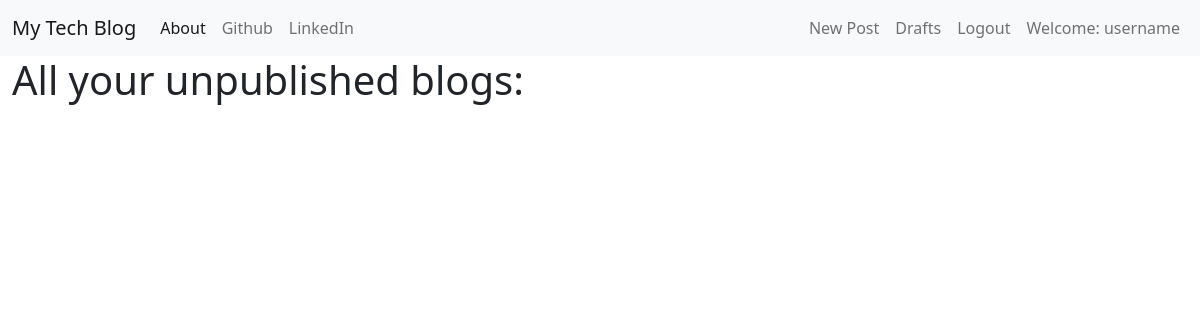
Before: /drafts/ (signed in) with the older database file.
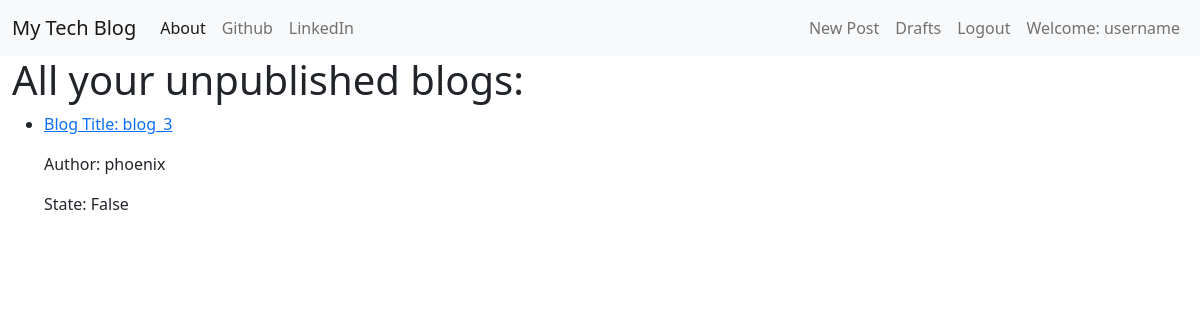
After: the same page with the newer database file.
### my_app/models.py (models this page shows, shortened)
class Blog(models.Model):
    user = models.ForeignKey(User, on_delete=models.CASCADE)
    title = models.CharField(max_length=125)
    content = models.TextField(max_length=512) #Check the max length
    state = models.BooleanField(default=False)
    publish_date = models.DateTimeField(null=True, blank=True)

### my_app/views.py (the view)
# urls.py: path('drafts/', views.DraftBlogListView.as_view(), name='drafts'),
class DraftBlogListView(LoginRequiredMixin, ListView):
    login_url = '/login/'
    redirect_field_name = 'my_app/drafts.html'
    model = Blog
    template_name = 'my_app/drafts.html'
    def get_queryset(self):
        return Blog.objects.filter(state__exact=False)

### my_app/templates/my_app/drafts.html (shortened to what this page needs)
{% extends 'my_app/my_app_base.html' %}
{% block body_block %}
<h1>All your unpublished blogs:</h1>
{% for blog in blog_list %}
<ul>
    {% if blog.user == user %}
        <li>
                <p><a href="{% url 'my_app:detail' pk=blog.pk %}">Blog Title: {{blog.title}}</a></p>
                <p>Author: {{blog.user}}</p>
                <p>State: {{blog.state}}</p>
        </li>
    {% endif %}
</ul>
{% endfor %}
{% endblock body_block %}

Changed rows visible on the page:
added Blog: title "blog_3", user "phoenix", state "False"
